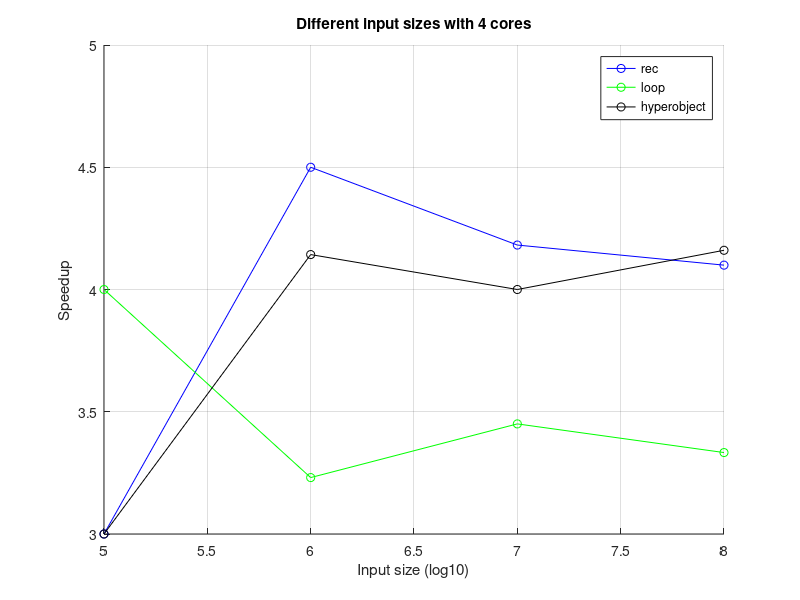
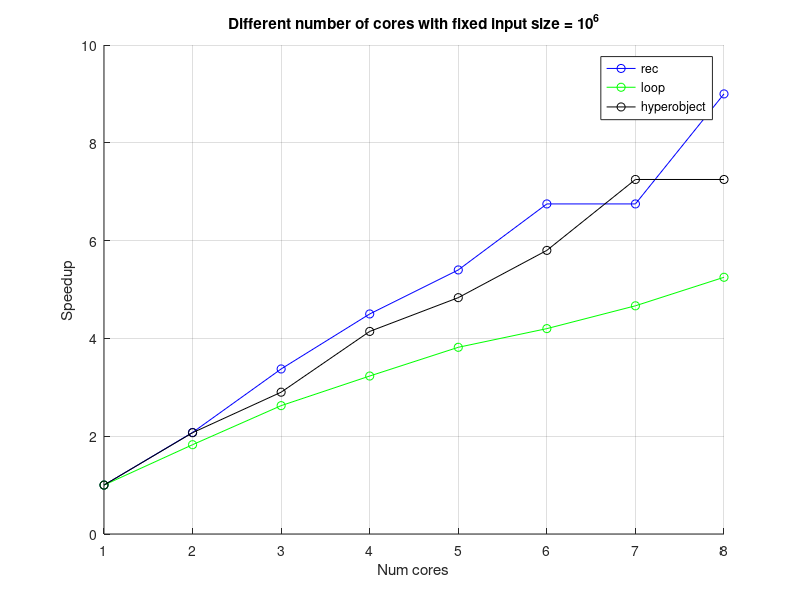

MATLAB code for these plots, in order:
clear all
close all

%%
% fixed num of cores = 4


size_of_array = [1e5,1e6,1e7,1e8];

run_time_1_core_rec = [0.003,0.027000,0.368000,3.333000]; %time on one core
run_time_1_core_loop = [0.004000,0.042000,0.521000,4.873000];
run_time_1_core_hyperobject = [0.003000,0.029000,0.288000,2.983000];

run_times_4_cores_rec = [0.001000,0.006000,0.088000,0.813000];
run_times_4_cores_loop = [0.001000,0.013000,0.151000,1.462000];
run_times_4_cores_hyperobject = [0.001000,0.007000,0.072000,0.717000];

speedup_rec = run_time_1_core_rec./run_times_4_cores_rec;
speedup_loop = run_time_1_core_loop./run_times_4_cores_loop;
speedup_hyperobject = run_time_1_core_hyperobject./run_times_4_cores_hyperobject;

h(1)=figure(1);
hold on; grid on;

plot(log10(size_of_array),speedup_rec, '-ob');
plot(log10(size_of_array),speedup_loop, '-og');
plot(log10(size_of_array),speedup_hyperobject, '-ok');
xlabel('Input size (log10)');
ylabel('Speedup');
title('Different input sizes with 4 cores');
legend('rec','loop','hyperobject', 'Location','Best');


%%

%clear all


size_of_array = 1e6;
nproc = [1,2,3,4,5,6,7,8];
runtimes_rec = [0.027000,0.013000,0.008000,0.006000,0.005000,0.004000,0.004000,0.003000];
runtimes_loop = [0.042000,0.023000,0.016000,0.013000,0.011000,0.010000,0.009000,0.008000];
runtimes_hyperobject = [0.029000,0.014000,0.010000,0.007000,0.006000,0.005000,0.004000,0.004000];

speedup_rec = runtimes_rec(1)./runtimes_rec;
speedup_loop = runtimes_loop(1)./runtimes_loop;
speedup_hyperobject = runtimes_hyperobject(1)./runtimes_hyperobject;


h(2)=figure(2);
grid on; hold on;
plot(nproc,speedup_rec, '-ob');
plot(nproc,speedup_loop, '-og');
plot(nproc,speedup_hyperobject, '-ok');
xlabel('Num cores');
ylabel('Speedup');
title('Different number of cores with fixed input size = 10^6');
legend('rec','loop','hyperobject', 'Location','Best');


for i=1:length(h)
    print(h(i), '-depsc', sprintf('plot%i.eps',i));
end






